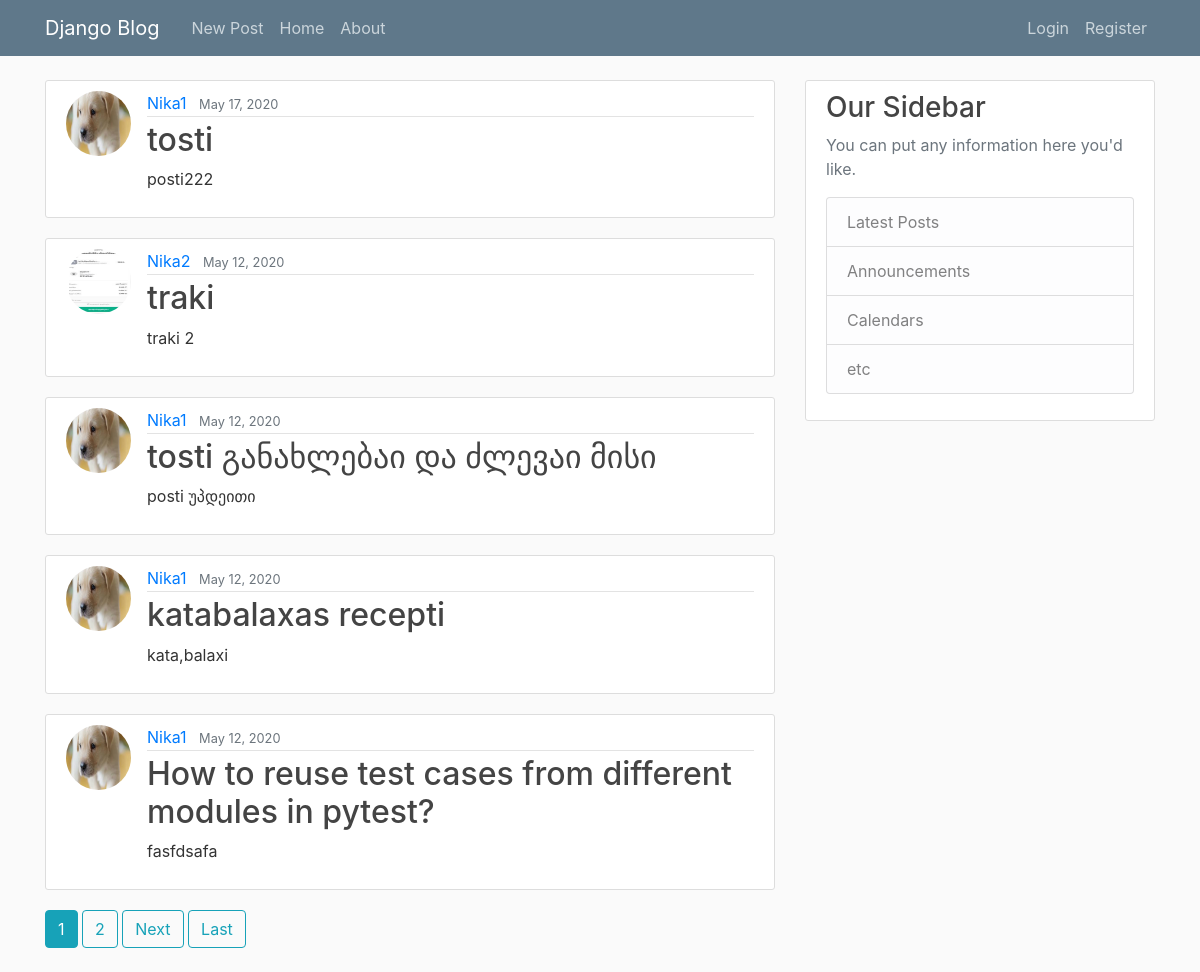
The page / on the database its author committed.
### blog/models.py (models this page shows, shortened)
class Post(models.Model):
    title = models.CharField(max_length=100)
    content = models.TextField()
    date_posted = models.DateTimeField(default=timezone.now)
    author = models.ForeignKey(User, on_delete=models.CASCADE)

### users/models.py (models this page shows, shortened)
class Profile(models.Model):
    user = models.OneToOneField(User, on_delete=models.CASCADE)
    image = models.ImageField(default='default.jpg', upload_to='profile_pics')

### blog/views.py (the view)
# urls.py: path('', PostListView.as_view(), name='blog-home'),
class PostListView(ListView):
    model = Post
    template_name = 'blog/home.html'
    context_object_name = 'posts'
    ordering = ['-date_posted']
    paginate_by = 5

### blog/templates/blog/home.html (shortened to what this page needs)
{% extends "blog/base.html" %}
{% block content %}
    {% for post in posts %}
        <article class="media content-section">
            <img class="rounded-circle article-img" src="{{post.author.profile.image.url}}">
          <div class="media-body">
            <div class="article-metadata">
              <a class="mr-2" href="{%url 'user-posts' post.author.username%}">{{ post.author }}</a>
              <small class="text-muted">{{ post.date_posted|date:"F d, Y" }}</small>
            </div>
            <h2><a class="article-title" href="{% url 'post-detail' post.id%}">{{ post.title }}</a></h2>
            <p class="article-content">{{ post.content }}</p>
          </div>
        </article>
    {% endfor %}
    {% if is_paginated %}
        {% for num in page_obj.paginator.page_range %}
            {% if page_obj.number == num %}
                <a href="?page={{ num }}" class="btn btn-info mb-4">{{ num }}</a>
            {% elif num > page_obj.number|add:'-3' and num < page_obj.number|add:'3' %}
                 <a href="?page={{ num }}" class="btn btn-outline-info mb-4">{{ num }}</a>
            {% endif %}
        {% endfor %}
         {% if page_obj.has_next %}
            <a href="?page={{page_obj.next_page_number}}" class=" btn btn-outline-info mb-4">Next</a>
            <a href="?page={{page_obj.num_pages}}" class=" btn btn-outline-info mb-4">Last</a>
        {% endif %}
    {% endif %}
{% endblock content %}

### blog/templates/blog/base.html (shortened to what this page needs)
{% load static %}
<!DOCTYPE html>
<html lang="en">
<head>
    <link rel="stylesheet" href="https://maxcdn.bootstrapcdn.com/bootstrap/4.0.0/css/bootstrap.min.css">
    <link rel="stylesheet" href="{% static 'blog/main.css'%}">
</head>
<body>
    <header class="site-header">
      <nav class="navbar navbar-expand-md navbar-dark bg-steel fixed-top">
        <div class="container">
          <a class="navbar-brand mr-4" href="{% url 'blog-home'%}">Django Blog</a>
          <div class="collapse navbar-collapse" id="navbarToggle">
            <div class="navbar-nav mr-auto">
              <a class="nav-item nav-link" href="{% url 'post-create'%}">New Post</a>
              <a class="nav-item nav-link" href="{% url 'blog-home'%}">Home</a>
              <a class="nav-item nav-link" href="{% url 'blog-about'%}">About</a>
            </div>
            <div class="navbar-nav">
                {% if user.is_authenticated %}
                    <a class="nav-item nav-link" href="{%url 'profile' %}">Profile</a>
                    <a class="nav-item nav-link" href="{%url 'logout' %}">Logout</a>
                {% else %}
                    <a class="nav-item nav-link" href="{%url 'login' %}">Login</a>
                    <a class="nav-item nav-link" href="{%url 'register' %}">Register</a>
                {% endif %}
            </div>
          </div>
        </div>
      </nav>
    </header>
    <main role="main" class="container">
      <div class="row">
        <div class="col-md-8">
          {% block content %}{% endblock %}
        </div>
        <div class="col-md-4">
          <div class="content-section">
            <h3>Our Sidebar</h3>
            <p class='text-muted'>You can put any information here you'd like.
              <ul class="list-group">
                <li class="list-group-item list-group-item-light">Latest Posts</li>
                <li class="list-group-item list-group-item-light">Announcements</li>
                <li class="list-group-item list-group-item-light">Calendars</li>
                <li class="list-group-item list-group-item-light">etc</li>
              </ul>
            </p>
          </div>
        </div>
      </div>
    </main>
</body>
</html>

### blog/static/blog/main.css (style rules this page uses)
body { background: #fafafa; color: #333333; margin-top: 5rem; }
h1, h2, h3, h4, h5, h6 { color: #444444; }
ul { margin: 0; }
.bg-steel { background-color: #5f788a; }
.site-header .navbar-nav .nav-link { color: #cbd5db; }
.content-section { background: #ffffff; padding: 10px 20px; border: 1px solid #dddddd; border-radius: 3px; margin-bottom: 20px; }
.article-title { color: #444444; }
.article-content { white-space: pre-line; }
.article-img { height: 65px; width: 65px; margin-right: 16px; }
.article-metadata { padding-bottom: 1px; margin-bottom: 4px; border-bottom: 1px solid #e3e3e3 }

### rows shown on the page
Post: author.profile.image (placeholder picture), author "Nika1", date_posted "May 17, 2020", title "tosti", content "posti222"
Post: author.profile.image (picture), author "Nika2", date_posted "May 12, 2020", title "traki", content "traki 2"
Post: author.profile.image (placeholder picture), author "Nika1", date_posted "May 12, 2020", title "tosti განახლებაი და ძლევაი მისი", content "posti უპდეითი"
Post: author.profile.image (placeholder picture), author "Nika1", date_posted "May 12, 2020", title "katabalaxas recepti", content "kata,balaxi"
Post: author.profile.image (placeholder picture), author "Nika1", date_posted "May 12, 2020", title "How to reuse test cases from different modules in pytest?", content "fasfdsafa"

### other values the page prints
{{ num }} "1"
{{ num }} "2"
